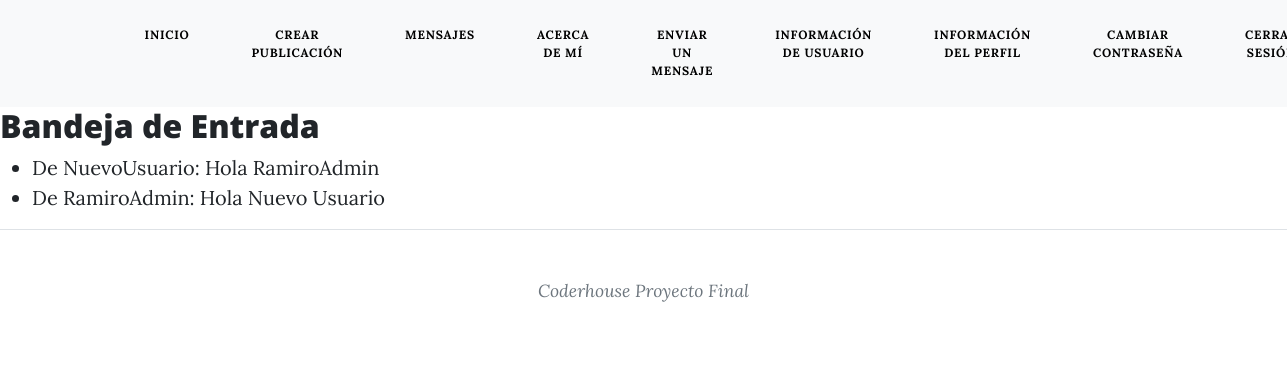
The app's page /messages/messages/ (signed in) with its own data.
### mensajeria/models.py (models this page shows, shortened)
class Message(models.Model):
    sender = models.ForeignKey(User, related_name='sent_messages', on_delete=models.CASCADE)
    receiver = models.ForeignKey(User, related_name='received_messages', on_delete=models.CASCADE)
    content = models.TextField()
    timestamp = models.DateTimeField(auto_now_add=True)

### mensajeria/views.py (the view)
# urls.py: path('messages/', views.inbox, name='inbox'),
@login_required
def inbox(request):
    messages = Message.objects.filter(receiver=request.user)
    return render(request, 'mensajeria/inbox.html', {'messages': messages})

### templates/mensajeria/inbox.html
{% extends 'blog/base.html' %}
{% block content %}
<h2>Bandeja de Entrada</h2>
<ul>
    {% for message in messages %}
    <li>De {{ message.sender }}: {{ message.content }}</li>
    {% endfor %}
</ul>
{% endblock %}

### records on screen
Message: sender "NuevoUsuario", content "Hola RamiroAdmin"
Message: sender "RamiroAdmin", content "Hola Nuevo Usuario"
